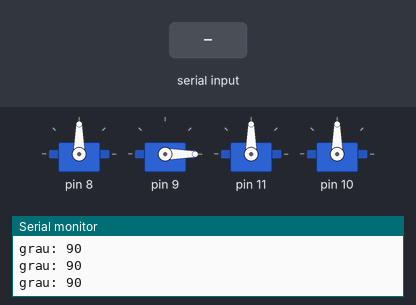
This sketch was run on a simulated Arduino Uno, built with avr-gcc and run on an emulated ATmega328P. On the bench: 4 × servo, the last lines printed to the serial monitor. The test bench sets the inputs (shaded band).

Above: at 1.2 s.
1.3 s: "3" received over Serial
At 2.2 s:
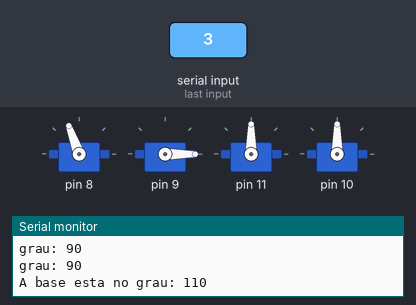
2.8 s: "5" received over Serial
At 3.3 s:
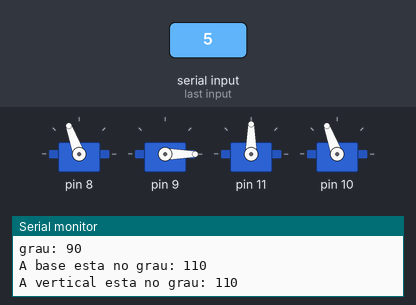
4.3 s: "7" received over Serial
At 5.5 s:
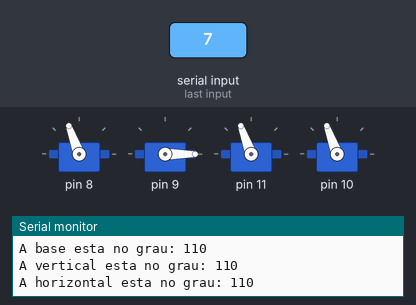
5.8 s: "4" received over Serial
At 6.8 s:
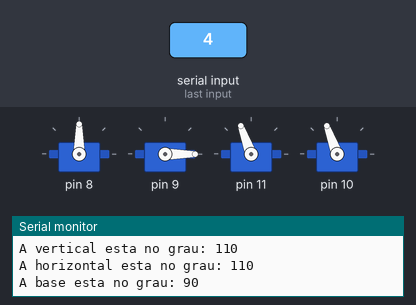
7.3 s: "8" received over Serial
At 7.9 s:
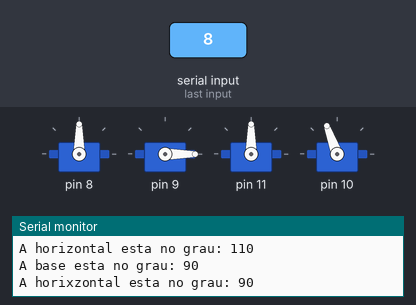
8.8 s: "6" received over Serial
At 9.1 s:
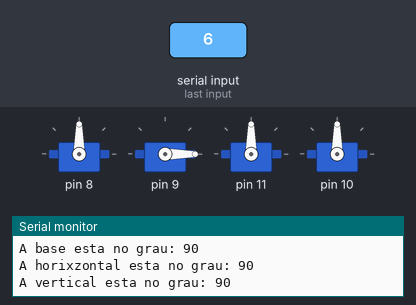
Timing chart, 0 to 11.3 s (numbered marks = the images above; inputs shaded):
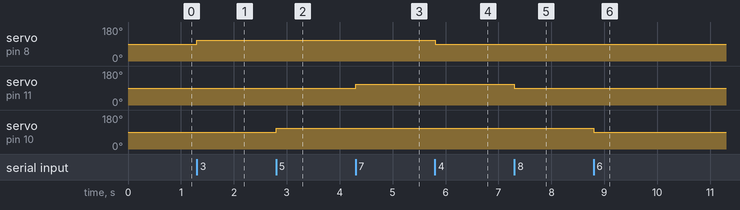

Measured:
- after the input at 1.3 s, servo on pin 8: 90° → 110° at once
- after the input at 2.8 s, servo on pin 10: 90° → 110° at once
- after the input at 4.3 s, servo on pin 11: 90° → 110° at once
- after the input at 5.8 s, servo on pin 8: 110° → 90° at once
- after the input at 7.3 s, servo on pin 11: 110° → 90° at once
- after the input at 8.8 s, servo on pin 10: 110° → 90° at once

The sketch:

controladorcomclasse2.ino
```cpp
#include <Servo.h>


class Motor{
  //acesso
  private:
    //atributos
    int porta, maxi, mini, passo;
    Servo motor;
    int grau;
  //construtor
  public:
    Motor(int porta, int maxi, int mini, int passo){
        this->porta = porta;
        this->maxi = maxi;
        this->mini = mini;
        this->passo = passo;
        }

     void setPorta(){
      motor.attach(this->porta);
      }


    void setGrau(int num){
      this->grau = num;
      this->motor.write(this->grau);
      Serial.print("grau: ");
      Serial.println(this->grau);
      }


    void aumentaGrau(){
      if (this->grau < maxi){
        this->grau  += passo;
      }
      this->setGrau(this->grau);
    }


    void diminuiGrau(){
      if (this->grau  > mini){
        this->grau  -= passo;
      }
      this->setGrau(this->grau);
    }


    void limiteGrau(){
      if (this->grau  == mini || this->grau  <= ((this->maxi - this->mini)/2)){
        this->grau  = maxi;
        this->setGrau(this->grau);
      }
      else{
        this->grau  = mini;
        this->setGrau(this->grau);
      }
    }

    void metadeGrau(){
      setGrau((this->maxi - this->mini) /2);
    }


};

Motor garra = Motor(9,  15, 0,  15);
Motor base  = Motor(8, 180, 0, 20);
Motor vertical = Motor(10, 180, 0, 20);
Motor horizontal = Motor (11, 180, 0, 20);

char escolhe;

void setup() {
  // put your setup code here, to run once:
  Serial.begin(9600);
  base.setPorta();
  garra.setPorta();
  horizontal.setPorta();
  vertical.setPorta();
  garra.setGrau(0);
  base.setGrau(90);
  vertical.setGrau(90);
  horizontal.setGrau(90);
}


void loop() {
   escolhe = Serial.read();
   switch(escolhe){
    case '1':
      Serial.print("A garra esta no ");
      garra.aumentaGrau();
      delay(500);
      break;

    case '2':
      Serial.print("A garra esta no ");
      garra.diminuiGrau();
      delay(500);
      break;

    case '3':
      Serial.print("A base esta no ");
      base.aumentaGrau();
      delay(500);
      break;

    case '4':
      Serial.print("A base esta no ");
      base.diminuiGrau();
      delay(500);
      break;

    case '5':
      Serial.print("A vertical esta no ");
      vertical.aumentaGrau();
      delay(500);
      break;

    case '6':
      Serial.print("A vertical esta no ");
      vertical.diminuiGrau();
      delay(500);
      break;

    case '7':
      Serial.print("A horizontal esta no ");
      horizontal.aumentaGrau();
      delay(500);
      break;

    case '8':
      Serial.print("A horixzontal esta no ");
      horizontal.diminuiGrau();
      delay(500);
      break;


   }
}
```
